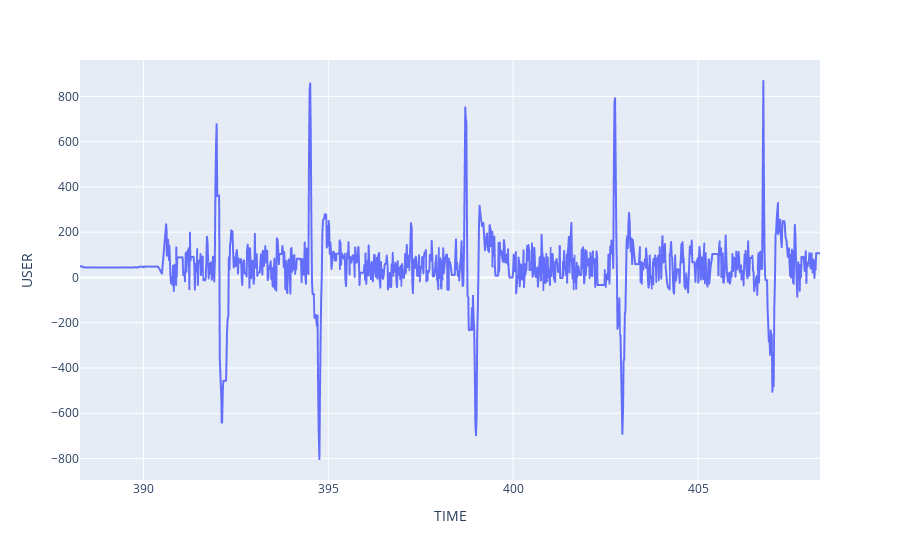

The cell this chart's notebook holds for it:
### Code cell
plot_time_series_eeg(df)

### Figure 1 — Plotly figure (JSON) as saved in the notebook; plotly's stock layout.template omitted (floating-point values rounded to 4 significant figures; data arrays with more than 128 entries replaced by an {"elided": "..."} marker saying what was removed)
{"data": [{"hovertemplate": "TIME=%{x}<br>USER=%{y}<extra></extra>", "legendgroup": "", "line": {"color": "#636efa", "dash": "solid"}, "marker": {"symbol": "circle"}, "mode": "lines", "name": "", "showlegend": false, "type": "scattergl", "x": {"elided": "1182 float values"}, "xaxis": "x", "y": {"elided": "1182 int values"}, "yaxis": "y"}], "layout": {"legend": {"tracegroupgap": 0}, "margin": {"t": 60}, "xaxis": {"anchor": "y", "domain": [0, 1], "title": {"text": "TIME"}}, "yaxis": {"anchor": "x", "domain": [0, 1], "title": {"text": "USER"}}}}
